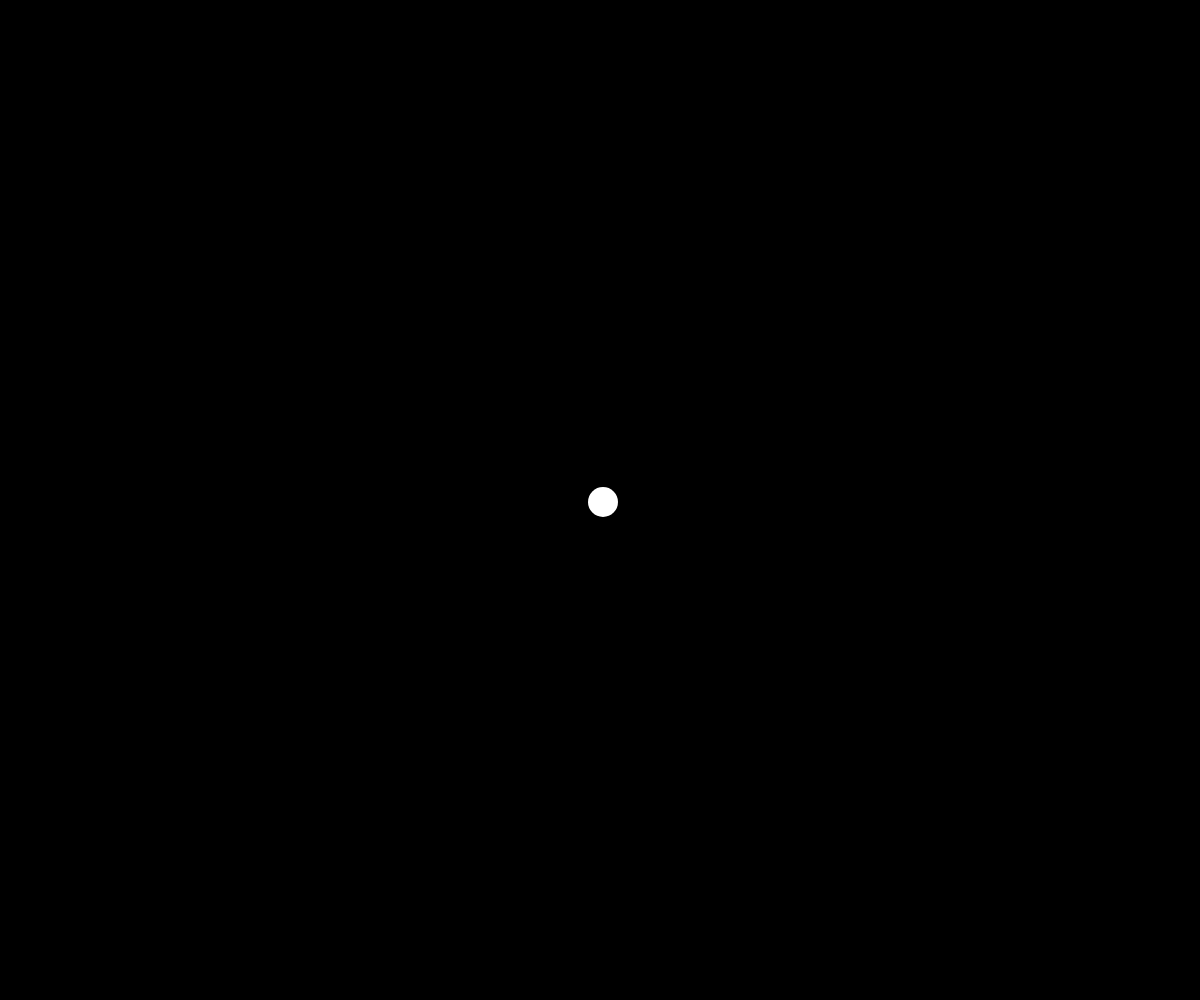
Frame 1 (no input)
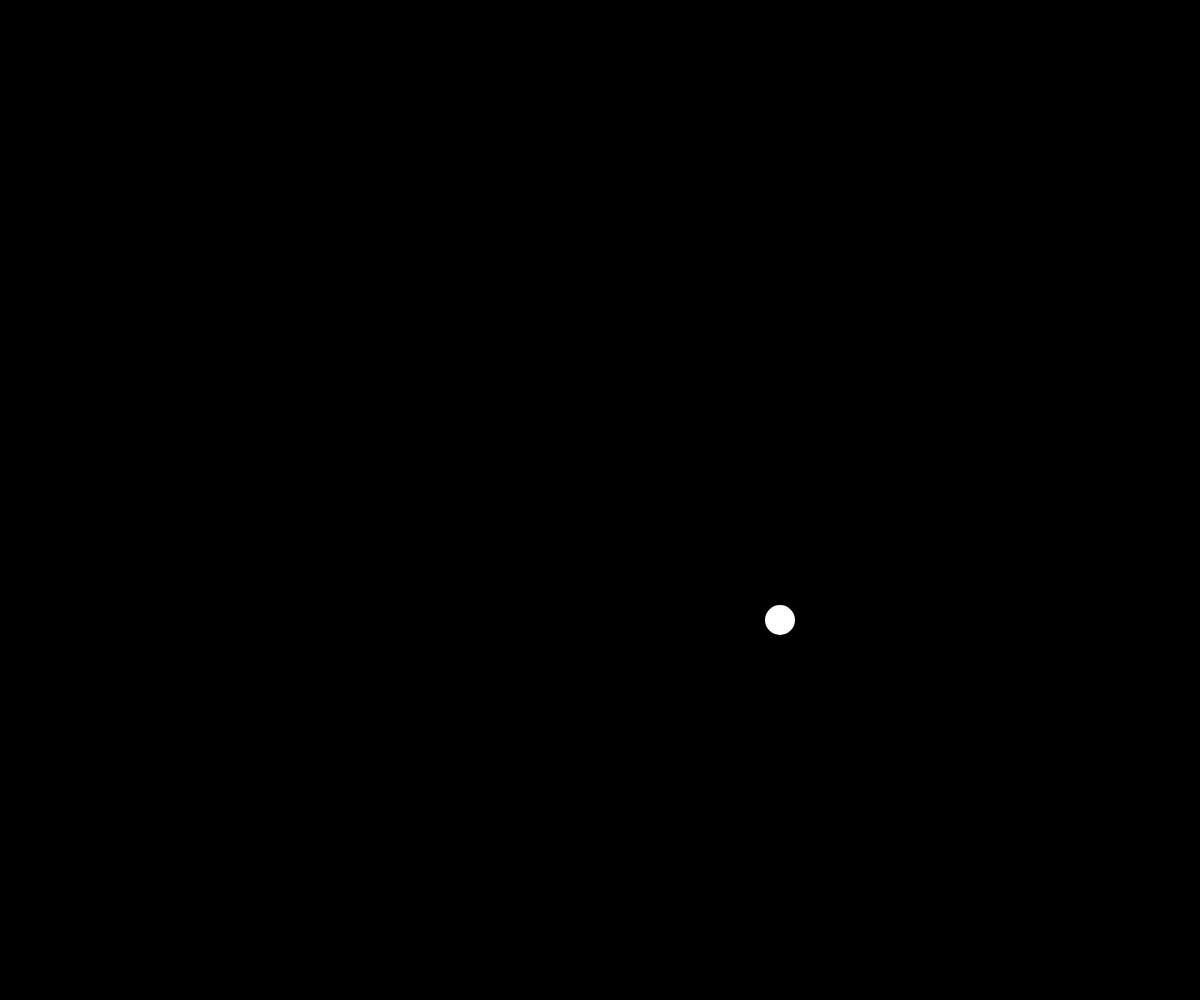
Frame 60 (no input)
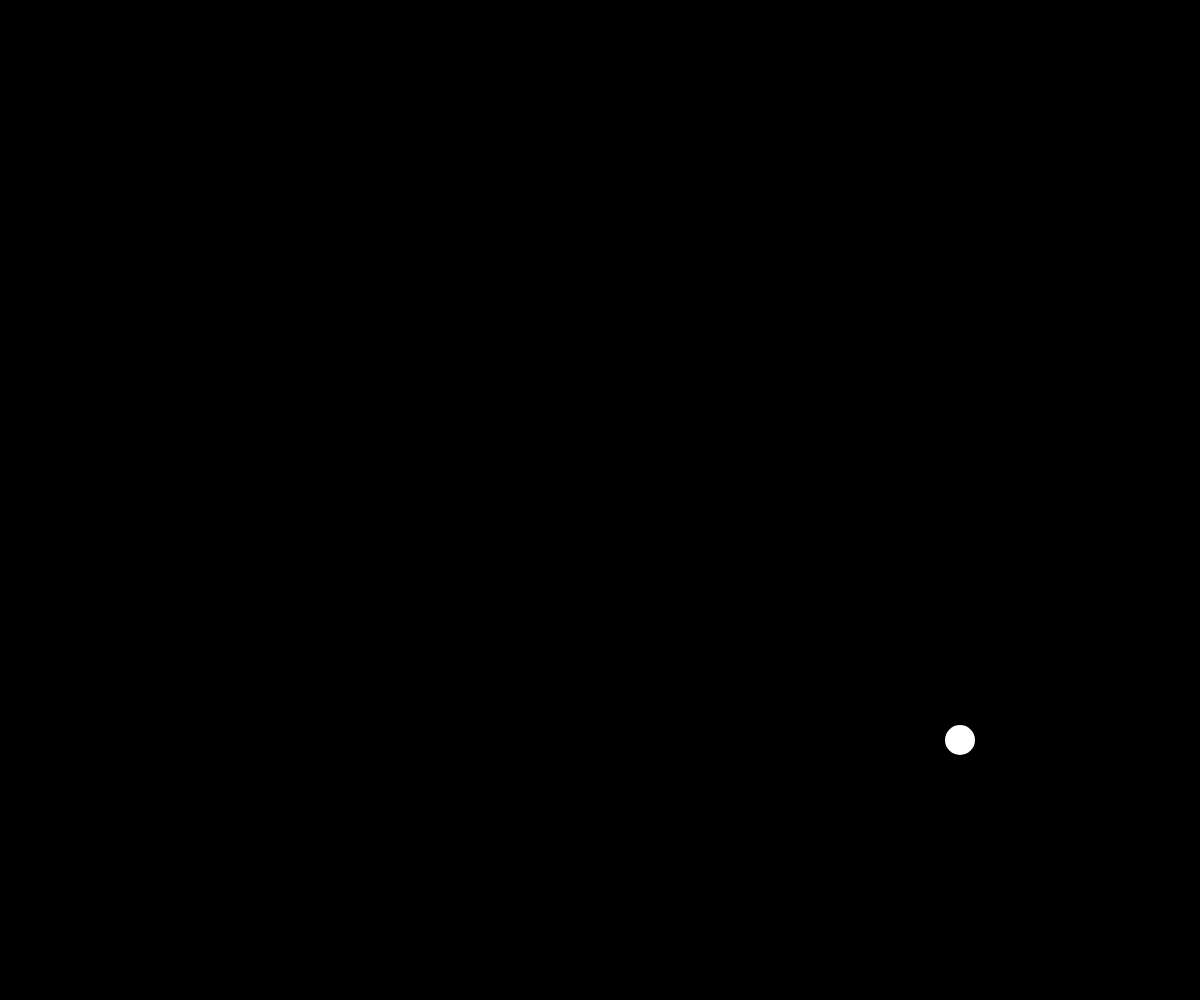
Frame 120 (the mouse pressed at the canvas centre since frame 60)

The p5.js sketch that drew these frames (run headless with seeded random() and noise() and a simulated clock; from frame 60 on, the mouse is pressed at the canvas centre):

// p5.js sketch
// ── sketch.js
let ball;

function setup() {
  createCanvas(windowWidth, windowHeight);
  // Create ball in middle of screen
  ball = new Ball(width / 2, height / 2);
}

function windowResized() {
  resizeCanvas(windowWidth, windowHeight);
}

function draw() {
  background(0);
  ball.update();
  ball.draw();
}

// ── helpers.js
// Any helper functions go here

// ── objects.js
// Any objects types go here

class Ball {
  constructor(x, y, size = 30) {
    this.x = x;
    this.y = y;
    this.size = size;
    this.vx = 3;
    this.vy = 2;
  }

  update() {
    // Update position
    this.x += this.vx;
    this.y += this.vy;

    // Bounce off walls
    if (this.x + this.size / 2 > width || this.x - this.size / 2 < 0)
      this.vx *= -1;
    if (this.y + this.size / 2 > height || this.y - this.size / 2 < 0)
      this.vy *= -1;
  }

  draw() {
    fill(255);
    noStroke();
    circle(this.x, this.y, this.size);
  }
}
